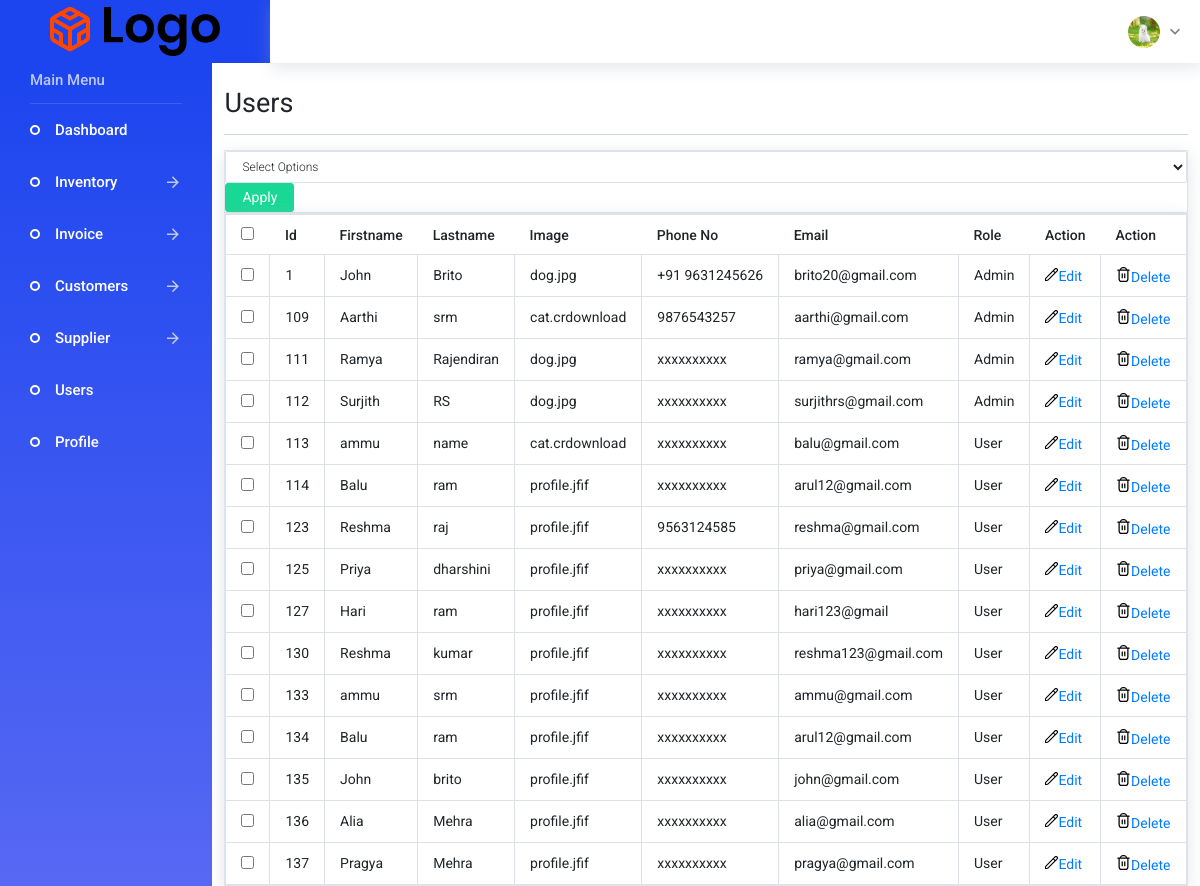
Page /admin/users.php (signed in) on the earlier database version.
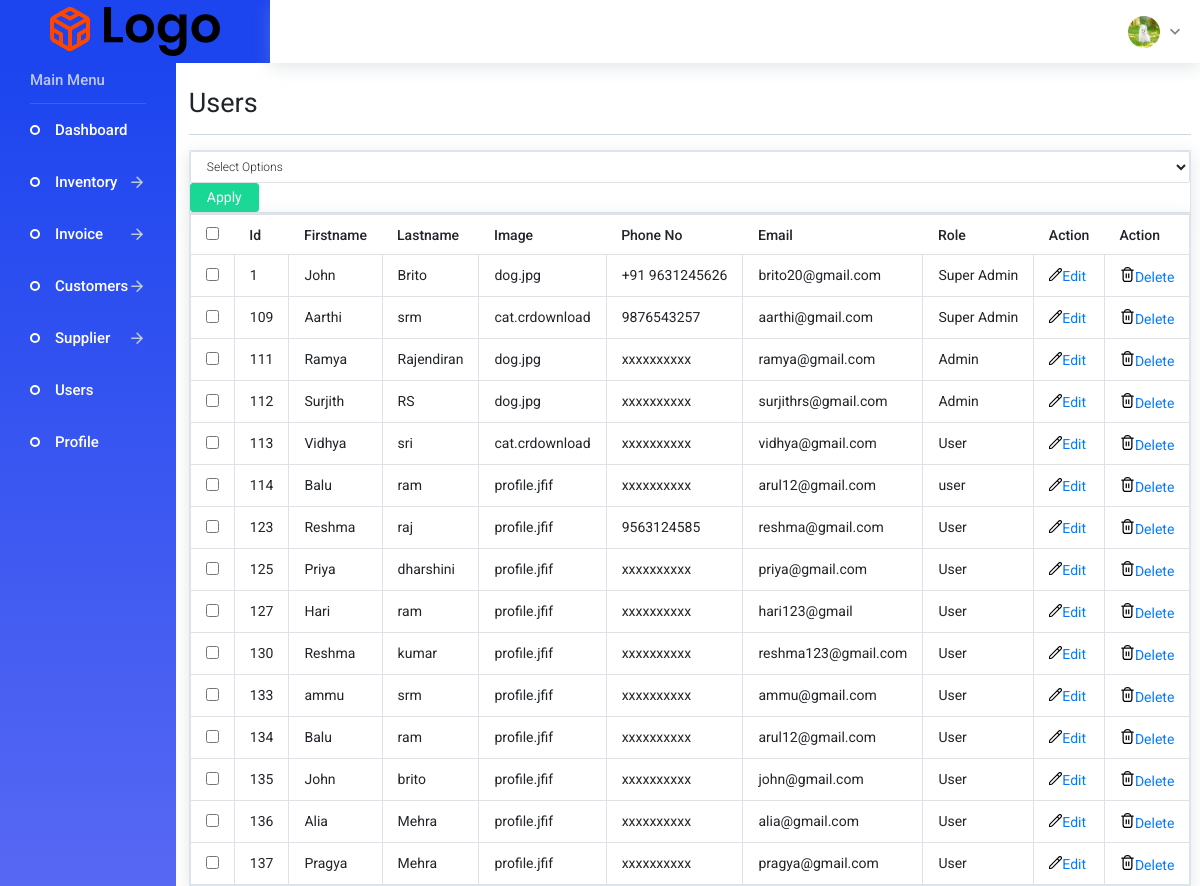
Same page on the later database version.
### tables this page shows
CREATE TABLE `users` (
  `user_id` int(11) NOT NULL,
  `user_firstname` varchar(40) NOT NULL,
  `user_lastname` varchar(40) NOT NULL,
  `user_image` text NOT NULL,
  `user_phone` varchar(50) NOT NULL,
  `user_role` varchar(33) NOT NULL,
  `user_email` varchar(40) NOT NULL,
  `user_password` varchar(33) NOT NULL,
  `user_confirmpassword` varchar(33) NOT NULL
);

### admin/includes/view_all_users.php (the view, shortened to what this page needs)
<form action="" method='post'>
   <div class="card">
     <div id="bulkOptionContainer" class="col-xs-4">
         <select class="form-control" name="bulk_options" id="">
               <option value="">Select Options</option>
         </select>
       <input type="submit" name="submit" class="btn btn-success" value="Apply">
      </div>
   </div>
<div class="card">
       <table class="table table-bordered table-hover">
               <thead>
                   <tr>
                       <th><input id="SelectAllBoxes" type="CheckBox"></th>
                       <th>Id</th>
                       <th>Firstname</th>
                       <th>Lastname</th>
                       <th>Image</th>
                       <th>Phone No</th>
                       <th>Email</th>
                       <th>Role</th>
                       <th>Action</th>
                       <th>Action</th>
                   </tr>
               </thead>
               <tbody>
    <?php
            $query="SELECT * FROM users";
            $select_users=mysqli_query($connection,$query);
            while($row=mysqli_fetch_assoc($select_users)){
                   $user_id=$row['user_id'];
                   $user_firstname=$row['user_firstname'];
                   $user_lastname=$row['user_lastname'];
                   $user_image = $row['user_image'];
                   $user_phone=$row['user_phone'];
                   $user_email=$row['user_email'];
                   $user_role=$row['user_role'];
                   echo "<tr>";
                ?>
                <td><input class='CheckBoxes' type="CheckBox" name='CheckBoxArray[]' value='<?php echo $user_id; ?>'></td>
            <?php
                   echo "<td>$user_id</td>";
                   echo "<td>$user_firstname</td>";
                   echo "<td>$user_lastname</td>";
                   echo "<td>$user_image</td>";
                   echo "<td>$user_phone</td>";
                   echo "<td>$user_email</td>";
                   echo "<td>$user_role</td>";
                   echo "<td><input type='image' src='assets/icons/edit.svg' width='13' height ='13'><a href='users.php?source=edit_user&edit_user={$user_id}'>Edit</a></td>";
                   echo "<td><input type='image' src='assets/icons/delete.svg' width='15' height ='15'><a onClick=\"javascript:return confirm('Are you Sure you want to delete');\"href='users.php?delete={$user_id}'>Delete</a></td>";
                   echo "</tr>";
                   }
                   ?>
           </tbody>
        </table>
     </div>
 </form>

### admin/includes/admin_header.php (shortened to what this page needs)
<!DOCTYPE html>
<html lang="en">
<head>
    <link rel="stylesheet" href="assets/vendors/iconfonts/mdi/css/materialdesignicons.min.css">
    <link rel="stylesheet" href="assets/vendors/iconfonts/ionicons/dist/css/ionicons.css">
    <link rel="stylesheet" href="assets/vendors/iconfonts/flag-icon-css/css/flag-icon.min.css">
    <link rel="stylesheet" href="assets/vendors/css/vendor.bundle.base.css">
    <link rel="stylesheet" href="assets/vendors/css/vendor.bundle.addons.css">
    <link rel="stylesheet" href="assets/css/shared/style.css">
    <link rel="stylesheet" href="assets/css/demo_1/style.css">
</head>
<body>
    <div class="container-scroller">
        <nav class="navbar default-layout col-lg-12 col-12 p-0 fixed-top d-flex flex-row">
        <div class="text-center navbar-brand-wrapper d-flex align-items-top justify-content-center">
          <a class="navbar-brand brand-logo" href="index.php">
            <img src="assets/images/logo.svg" alt="logo" /> </a>
        </div>
        <div class="navbar-menu-wrapper d-flex align-items-center">
          <ul class="navbar-nav ml-auto">
            <li class="nav-item dropdown d-none d-xl-inline-block user-dropdown">
              <a class="nav-link dropdown-toggle" id="UserDropdown" href="#" data-toggle="dropdown" aria-expanded="false">
                <img class="img-xs rounded-circle" src="../images/<?php echo $_SESSION['image'] ?>" alt="Profile image"> </a>
            </li>
          </ul>
        </div>
        </nav>
    <div class="container-fluid page-body-wrapper">
        <nav class="sidebar sidebar-offcanvas" id="sidebar">
          <ul class="nav">
              <li class="nav-item nav-category">Main Menu</li>
            <li class="nav-item">
              <a class="nav-link" href="index.php">
                <span class="menu-title">Dashboard</span>
              </a>
            </li>
            <li class="nav-item">
              <a class="nav-link" data-toggle="collapse" href="#ui-basic" aria-expanded="false" aria-controls="ui-basic">
                <span class="menu-title">Inventory</span>
                <i class="menu-arrow"></i>
              </a>
            </li>
            <li class="nav-item">
              <a class="nav-link" data-toggle="collapse" href="#auth1" aria-expanded="false" aria-controls="auth1">
                <span class="menu-title">Invoice</span>
                <i class="menu-arrow"></i>
              </a>
            </li>
            <li class="nav-item">
              <a class="nav-link" data-toggle="collapse" href="#auth2" aria-expanded="false" aria-controls="auth2">
                <span class="menu-title">Customers</span>
                <i class="menu-arrow"></i>
              </a>
            </li>
            <li class="nav-item">
              <a class="nav-link" data-toggle="collapse" href="#auth3" aria-expanded="false" aria-controls="auth3">
                <span class="menu-title">Supplier</span>
                <i class="menu-arrow"></i>
              </a>
            </li>
                <?php
                   if($_SESSION['user_role']!=="User"){
                ?>
            <li class="nav-item">
              <a class="nav-link" href="users.php">
                <span class="menu-title">Users</span>
              </a>
            </li>
             <?php
                }
             ?>
            <li class="nav-item">
              <a class="nav-link" href="./profile.php">
                <span class="menu-title">Profile</span>
              </a>
            </li>
          </ul>
        </nav>

### admin/users.php (shortened to what this page needs)
<?php include "includes/admin_header.php"; ?>
    <div id="wrapper">
        <div id="page-wrapper">
            <div class="container-fluid">
                <div class="row">
                    <div class="col-lg-12">
                    <br>
                        <h3 class="page-header">
                            Users
                        </h3>
        <?php
            if(isset($_GET['source'])){
            $source=$_GET['source'];
            } else {
            $source= '';
            }
            switch($source) {
                    default:
                        include "includes/view_all_users.php";
                        break;
                    }
        ?>
                    </div>
                </div>
            </div>
        </div>
    </div>
    <?php include "includes/admin_footer.php"; ?>

### admin/includes/admin_footer.php (shortened to what this page needs)
</body>
</html>

Differences in the rows shown:
changed users "Brito": user_role "Admin" → "Super Admin"
changed users "Aarthi": user_role "Admin" → "Super Admin"
changed users id 113: user_firstname "ammu" → "Vidhya"; user_lastname "name" → "sri"; user_email "balu@gmail.com" → "vidhya@gmail.com"
changed users id 114: user_role "User" → "user"
